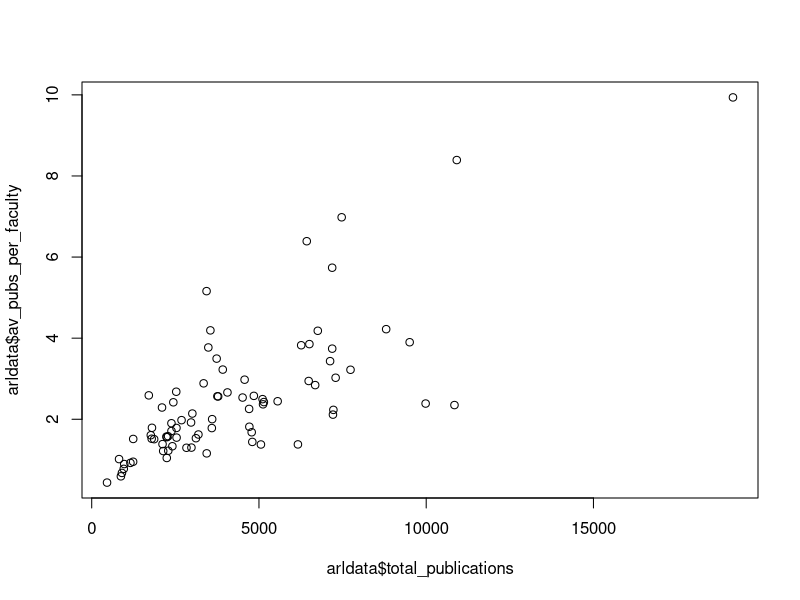
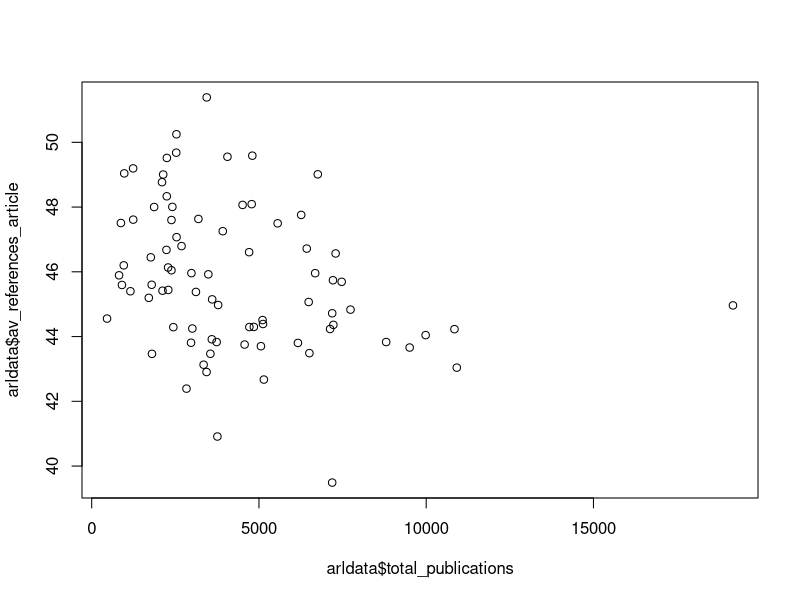

Generate these figures, in order, with R: (Note: this script raises an error after producing the figures.)
## ---- chunk 1
knitr::opts_chunk$set(echo = TRUE)
## ---- chunk 2
arldata <- read.csv("arlscopusherddata.csv", skip=1)
class(arldata)
head(arldata)
## ---- chunk 3
 mean_reference <- mean(arldata$total_publications)
mean_reference
## ---- chunk 4
plot(arldata$total_publications,arldata$av_pubs_per_faculty)
## ---- chunk 5
plot(arldata$total_publications,arldata$av_references_article)
## ---- chunk 6
knitr::include_graphics("temperature.jpg")

## ---- chunk 7
knitr::include_graphics("http://www.uic.edu/images/logo.png")

